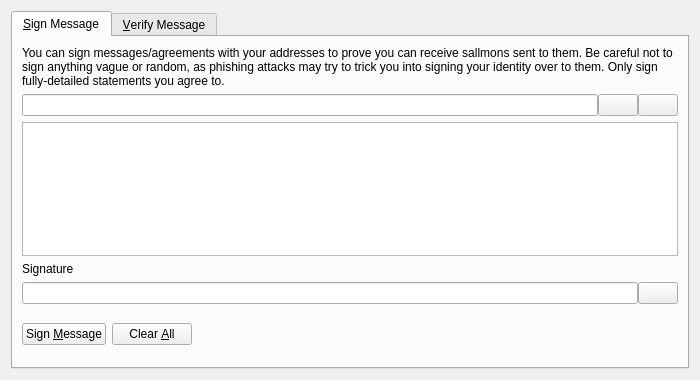
<?xml version="1.0" encoding="UTF-8"?>
<ui version="4.0">
 <class>SignVerifyMessageDialog</class>
 <widget class="QDialog" name="SignVerifyMessageDialog">
  <property name="geometry">
   <rect>
    <x>0</x>
    <y>0</y>
    <width>700</width>
    <height>380</height>
   </rect>
  </property>
  <property name="windowTitle">
   <string>Signatures - Sign / Verify a Message</string>
  </property>
  <property name="modal">
   <bool>true</bool>
  </property>
  <layout class="QVBoxLayout" name="verticalLayout">
   <item>
    <widget class="QTabWidget" name="tabWidget">
     <property name="currentIndex">
      <number>0</number>
     </property>
     <widget class="QWidget" name="tabSignMessage">
      <attribute name="title">
       <string>&amp;Sign Message</string>
      </attribute>
      <layout class="QVBoxLayout" name="verticalLayout_SM">
       <item>
        <widget class="QLabel" name="infoLabel_SM">
         <property name="text">
          <string>You can sign messages/agreements with your addresses to prove you can receive sallmons sent to them. Be careful not to sign anything vague or random, as phishing attacks may try to trick you into signing your identity over to them. Only sign fully-detailed statements you agree to.</string>
         </property>
         <property name="textFormat">
          <enum>Qt::PlainText</enum>
         </property>
         <property name="wordWrap">
          <bool>true</bool>
         </property>
        </widget>
       </item>
       <item>
        <layout class="QHBoxLayout" name="horizontalLayout_1_SM">
         <property name="spacing">
          <number>0</number>
         </property>
         <item>
          <widget class="QValidatedLineEdit" name="addressIn_SM">
           <property name="toolTip">
            <string>The Sallmon address to sign the message with</string>
           </property>
          </widget>
         </item>
         <item>
          <widget class="QPushButton" name="addressBookButton_SM">
           <property name="toolTip">
            <string>Choose previously used address</string>
           </property>
           <property name="text">
            <string/>
           </property>
           <property name="icon">
            <iconset resource="../sallmon.qrc">
             <normaloff>:/icons/address-book</normaloff>:/icons/address-book</iconset>
           </property>
           <property name="shortcut">
            <string>Alt+A</string>
           </property>
           <property name="autoDefault">
            <bool>false</bool>
           </property>
          </widget>
         </item>
         <item>
          <widget class="QPushButton" name="pasteButton_SM">
           <property name="toolTip">
            <string>Paste address from clipboard</string>
           </property>
           <property name="text">
            <string/>
           </property>
           <property name="icon">
            <iconset resource="../sallmon.qrc">
             <normaloff>:/icons/editpaste</normaloff>:/icons/editpaste</iconset>
           </property>
           <property name="shortcut">
            <string>Alt+P</string>
           </property>
           <property name="autoDefault">
            <bool>false</bool>
           </property>
          </widget>
         </item>
        </layout>
       </item>
       <item>
        <widget class="QPlainTextEdit" name="messageIn_SM">
         <property name="toolTip">
          <string>Enter the message you want to sign here</string>
         </property>
        </widget>
       </item>
       <item>
        <widget class="QLabel" name="signatureLabel_SM">
         <property name="text">
          <string>Signature</string>
         </property>
         <property name="textFormat">
          <enum>Qt::PlainText</enum>
         </property>
        </widget>
       </item>
       <item>
        <layout class="QHBoxLayout" name="horizontalLayout_2_SM">
         <property name="spacing">
          <number>0</number>
         </property>
         <item>
          <widget class="QLineEdit" name="signatureOut_SM">
           <property name="font">
            <font>
             <italic>true</italic>
            </font>
           </property>
           <property name="readOnly">
            <bool>true</bool>
           </property>
          </widget>
         </item>
         <item>
          <widget class="QPushButton" name="copySignatureButton_SM">
           <property name="toolTip">
            <string>Copy the current signature to the system clipboard</string>
           </property>
           <property name="text">
            <string/>
           </property>
           <property name="icon">
            <iconset resource="../sallmon.qrc">
             <normaloff>:/icons/editcopy</normaloff>:/icons/editcopy</iconset>
           </property>
           <property name="autoDefault">
            <bool>false</bool>
           </property>
          </widget>
         </item>
        </layout>
       </item>
       <item>
        <layout class="QHBoxLayout" name="horizontalLayout_3_SM">
         <item>
          <widget class="QPushButton" name="signMessageButton_SM">
           <property name="toolTip">
            <string>Sign the message to prove you own this Sallmon address</string>
           </property>
           <property name="text">
            <string>Sign &amp;Message</string>
           </property>
           <property name="icon">
            <iconset resource="../sallmon.qrc">
             <normaloff>:/icons/edit</normaloff>:/icons/edit</iconset>
           </property>
           <property name="autoDefault">
            <bool>false</bool>
           </property>
          </widget>
         </item>
         <item>
          <widget class="QPushButton" name="clearButton_SM">
           <property name="toolTip">
            <string>Reset all sign message fields</string>
           </property>
           <property name="text">
            <string>Clear &amp;All</string>
           </property>
           <property name="icon">
            <iconset resource="../sallmon.qrc">
             <normaloff>:/icons/remove</normaloff>:/icons/remove</iconset>
           </property>
           <property name="autoDefault">
            <bool>false</bool>
           </property>
          </widget>
         </item>
         <item>
          <spacer name="horizontalSpacer_1_SM">
           <property name="orientation">
            <enum>Qt::Horizontal</enum>
           </property>
           <property name="sizeHint" stdset="0">
            <size>
             <width>40</width>
             <height>48</height>
            </size>
           </property>
          </spacer>
         </item>
         <item>
          <widget class="QLabel" name="statusLabel_SM">
           <property name="font">
            <font>
             <weight>75</weight>
             <bold>true</bold>
            </font>
           </property>
           <property name="text">
            <string/>
           </property>
           <property name="wordWrap">
            <bool>true</bool>
           </property>
          </widget>
         </item>
         <item>
          <spacer name="horizontalSpacer_2_SM">
           <property name="orientation">
            <enum>Qt::Horizontal</enum>
           </property>
           <property name="sizeHint" stdset="0">
            <size>
             <width>40</width>
             <height>48</height>
            </size>
           </property>
          </spacer>
         </item>
        </layout>
       </item>
      </layout>
     </widget>
     <widget class="QWidget" name="tabVerifyMessage">
      <attribute name="title">
       <string>&amp;Verify Message</string>
      </attribute>
      <layout class="QVBoxLayout" name="verticalLayout_VM">
       <item>
        <widget class="QLabel" name="infoLabel_VM">
         <property name="text">
          <string>Enter the receiver's address, message (ensure you copy line breaks, spaces, tabs, etc. exactly) and signature below to verify the message. Be careful not to read more into the signature than what is in the signed message itself, to avoid being tricked by a man-in-the-middle attack. Note that this only proves the signing party receives with the address, it cannot prove sendership of any transaction!</string>
         </property>
         <property name="textFormat">
          <enum>Qt::PlainText</enum>
         </property>
         <property name="alignment">
          <set>Qt::AlignLeading|Qt::AlignLeft|Qt::AlignTop</set>
         </property>
         <property name="wordWrap">
          <bool>true</bool>
         </property>
        </widget>
       </item>
       <item>
        <layout class="QHBoxLayout" name="horizontalLayout_1_VM">
         <property name="spacing">
          <number>0</number>
         </property>
         <item>
          <widget class="QValidatedLineEdit" name="addressIn_VM">
           <property name="toolTip">
            <string>The Sallmon address the message was signed with</string>
           </property>
          </widget>
         </item>
         <item>
          <widget class="QPushButton" name="addressBookButton_VM">
           <property name="toolTip">
            <string>Choose previously used address</string>
           </property>
           <property name="text">
            <string/>
           </property>
           <property name="icon">
            <iconset resource="../sallmon.qrc">
             <normaloff>:/icons/address-book</normaloff>:/icons/address-book</iconset>
           </property>
           <property name="shortcut">
            <string>Alt+A</string>
           </property>
           <property name="autoDefault">
            <bool>false</bool>
           </property>
          </widget>
         </item>
        </layout>
       </item>
       <item>
        <widget class="QPlainTextEdit" name="messageIn_VM"/>
       </item>
       <item>
        <widget class="QValidatedLineEdit" name="signatureIn_VM"/>
       </item>
       <item>
        <layout class="QHBoxLayout" name="horizontalLayout_2_VM">
         <item>
          <widget class="QPushButton" name="verifyMessageButton_VM">
           <property name="toolTip">
            <string>Verify the message to ensure it was signed with the specified Sallmon address</string>
           </property>
           <property name="text">
            <string>Verify &amp;Message</string>
           </property>
           <property name="icon">
            <iconset resource="../sallmon.qrc">
             <normaloff>:/icons/transaction_0</normaloff>:/icons/transaction_0</iconset>
           </property>
           <property name="autoDefault">
            <bool>false</bool>
           </property>
          </widget>
         </item>
         <item>
          <widget class="QPushButton" name="clearButton_VM">
           <property name="toolTip">
            <string>Reset all verify message fields</string>
           </property>
           <property name="text">
            <string>Clear &amp;All</string>
           </property>
           <property name="icon">
            <iconset resource="../sallmon.qrc">
             <normaloff>:/icons/remove</normaloff>:/icons/remove</iconset>
           </property>
           <property name="autoDefault">
            <bool>false</bool>
           </property>
          </widget>
         </item>
         <item>
          <spacer name="horizontalSpacer_1_VM">
           <property name="orientation">
            <enum>Qt::Horizontal</enum>
           </property>
           <property name="sizeHint" stdset="0">
            <size>
             <width>40</width>
             <height>48</height>
            </size>
           </property>
          </spacer>
         </item>
         <item>
          <widget class="QLabel" name="statusLabel_VM">
           <property name="font">
            <font>
             <weight>75</weight>
             <bold>true</bold>
            </font>
           </property>
           <property name="text">
            <string/>
           </property>
           <property name="wordWrap">
            <bool>true</bool>
           </property>
          </widget>
         </item>
         <item>
          <spacer name="horizontalSpacer_2_VM">
           <property name="orientation">
            <enum>Qt::Horizontal</enum>
           </property>
           <property name="sizeHint" stdset="0">
            <size>
             <width>40</width>
             <height>48</height>
            </size>
           </property>
          </spacer>
         </item>
        </layout>
       </item>
      </layout>
     </widget>
    </widget>
   </item>
  </layout>
 </widget>
 <customwidgets>
  <customwidget>
   <class>QValidatedLineEdit</class>
   <extends>QLineEdit</extends>
   <header>qvalidatedlineedit.h</header>
  </customwidget>
 </customwidgets>
 <resources>
  <include location="../sallmon.qrc"/>
 </resources>
 <connections/>
</ui>
